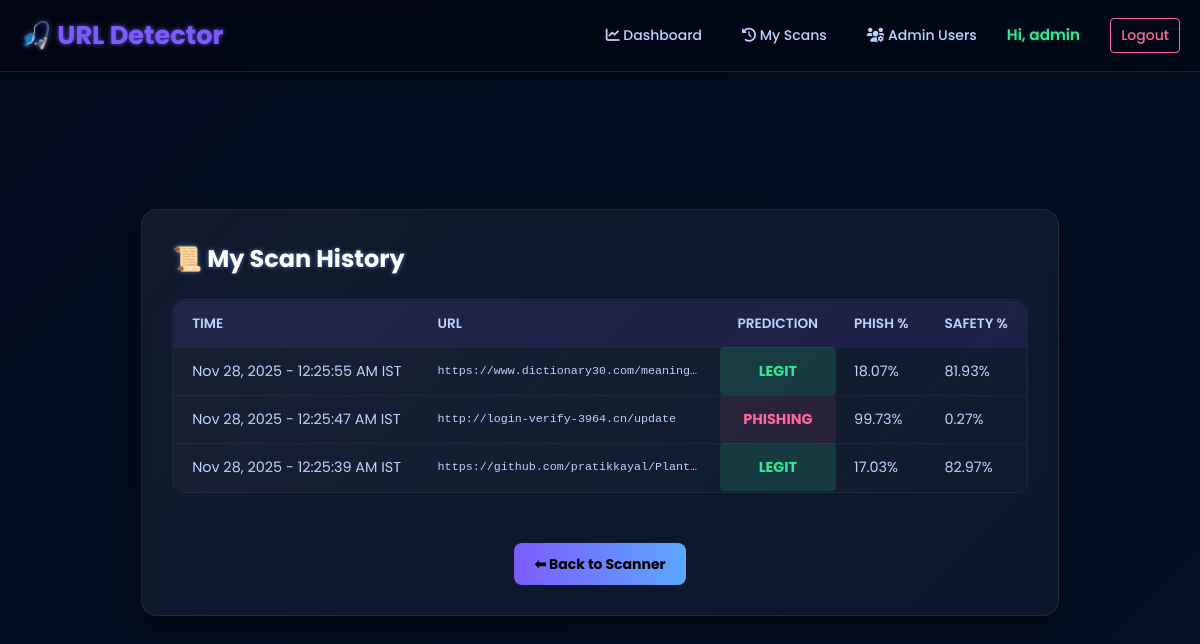
Screenshot of /history (signed in) with the database file from the repository.
### src/models.py (models this page shows, shortened)
class User(Base):
    __tablename__ = 'users'
    id = Column(Integer, primary_key=True)
    username = Column(String(64), unique=True, nullable=False)
    email = Column(String(120), unique=True, nullable=False)
    password_hash = Column(String(128))
    is_admin = Column(Boolean, default=False)
    reset_otp = Column(String(6), nullable=True, default=None)
    otp_expiry = Column(DateTime, nullable=True, default=None)
    logs = relationship("URLLog", back_populates="user")

class URLLog(Base):
    __tablename__ = 'url_logs'
    id = Column(Integer, primary_key=True)
    user_id = Column(Integer, ForeignKey('users.id'), nullable=True)
    url = Column(String(512), nullable=False)
    timestamp = Column(DateTime, default=lambda: datetime.now(timezone.utc))
    prediction = Column(String(16))
    prob_phishing = Column(Float)
    safety_score = Column(Float)
    features = Column(String)
    user = relationship("User", back_populates="logs")

### src/app.py (the view)
@app.route("/history")
@login_required
def history():
    db = Session()
    logs = db.query(URLLog).filter(URLLog.user_id==current_user.id).order_by(URLLog.timestamp.desc()).all()
    db.close()
    return render_template("history.html", logs=logs)

### src/app.py (called while the page is built)
@login_manager.user_loader
def load_user(user_id):
    db = Session()
    u = db.query(User).get(int(user_id))
    db.close()
    return FlaskUser(u) if u else None

@app.teardown_appcontext
def shutdown_session(exception=None):
    Session.remove()

@app.template_filter('ist_time')
def format_datetime_to_ist(utc_dt):
    if utc_dt is None:
        return ""
    if utc_dt.tzinfo is None:
        utc_dt = utc_dt.replace(tzinfo=timezone.utc)
    ist_dt = utc_dt.astimezone(IST_TIMEZONE)
    return ist_dt.strftime('%b %d, %Y - %I:%M:%S %p IST')

### src/templates/history.html (shortened to what this page needs)
{% extends "base.html" %}
{% block content %}
<link rel="stylesheet" href="{{url_for('static',filename='css/hist.css') }}">
<div class="wrap" style=" display: block;">
    <div class="card" style="width: 100%; max-width: none;">
        <h1>📜 My Scan History</h1>
        {% if logs %}
        <div class="table-container">
            <table>
                <thead>
                    <tr>
                        <th>Time</th>
                        <th>URL</th>
                        <th>Prediction</th>
                        <th>Phish %</th>
                        <th>Safety %</th>
                    </tr>
                </thead>
                <tbody>
                    {% for row in logs %}
                    <tr>
                        <td>{{ row.timestamp | ist_time }}</td>
                        <td class="url">{{ row.url | truncate(70, True) }}</td>
                        {% if row.prediction == "legit" %}
                        <td class="status safe">LEGIT</td>
                        {% else %}
                        <td class="status danger">PHISHING</td>
                        {% endif %}
                        <td>{{ "%.2f"|format(row.prob_phishing * 100) }}%</td>
                        <td>{{ "%.2f"|format(row.safety_score) }}%</td>
                    </tr>
                    {% endfor %}
                </tbody>
            </table>
        </div>
        {% else %}
        <p class="no-data-msg">No scan history found. Scan a URL on the home page!</p>
        {% endif %}
        <center style="margin-top: 30px;">
            <a class="back-btn" href="{{ url_for('index') }}">⬅ Back to Scanner</a>
        </center>
    </div>
</div>
{% endblock %}

### src/templates/base.html (shortened to what this page needs)
<!DOCTYPE html>
<html lang="en">
<head>
    <link rel="stylesheet" href="{{ url_for('static', filename='css/styles.css') }}">
    <link rel="stylesheet" href="{{ url_for('static', filename='css/navbar.css') }}">
    <link rel="stylesheet" href="{{ url_for('static', filename='css/adusr.css') }}">
</head>
    <link rel="stylesheet" href="https://cdnjs.cloudflare.com/ajax/libs/font-awesome/6.0.0-beta3/css/all.min.css">
</head>
<body>
    <nav class="navbar">
        <div class="navbar-brand">
            <a href="{{ url_for('index') }}">🎣 URL Detector</a>
        </div>
        <div class="navbar-links">
            <a href="{{ url_for('dashboard') }}"><i class="fas fa-chart-line"></i> Dashboard</a>
            <a href="{{ url_for('history') }}"><i class="fas fa-history"></i> My Scans</a>
            {% if current_user.is_authenticated %}
                {% if current_user.is_admin %}
                    <a href="{{ url_for('admin_users') }}" class="btn-admin">
                        <i class="fas fa-users-cog"></i> Admin Users
                    </a>
                {% endif %}
                <span class="user-greeting">
                    Hi, {{ current_user.username }}
                </span>
                <a href="{{ url_for('logout') }}" class="btn-logout">Logout</a>
            {% else %}
                <a href="{{ url_for('login') }}" class="btn-login">Login</a>
                <a href="{{ url_for('register') }}" class="btn-register">Register</a>
            {% endif %}
        </div>
    </nav>
    <div class="content-wrapper">
    {% from "macros.html" import render_flashes %}
        {% block content %} {% endblock %}
    </div>
</body>
</html>

### src/static/css/styles.css (style rules this page uses)
:root { --bg: #0f1020; --card: rgba(255, 255, 255, 0.04); --cards: rgba(255, 255, 255, 0.355); --accent: #7c5cff; --legit-color: #30e698; --phishing-color: #ff6699; --glass: rgba(255, 255, 255, 0.06); --text-color: #e9eef8; --light-text: #bcd2ff; }
* { box-sizing: border-box; margin: 0; padding: 0; }
body { background: linear-gradient(135deg, #020b1e 0%, #041028 100%); color: var(--text-color); font-family: "Poppins", sans-serif; line-height: 1.6; min-height: 100vh; display: flex; flex-direction: column; align-items: center; justify-content: center; }
a { color: var(--light-text); text-decoration: none; transition: color 0.2s, text-shadow 0.2s; font-size: 14px; }
.wrap { display: flex; justify-content: center; align-items: center; gap: 24px; padding: 20px; width: 100%; max-width: 1100px; margin: 0 auto; flex-wrap: wrap; }
h1 { margin: 0 0 14px 0; font-size: 24px; color: #fff; text-shadow: 0 0 5px rgba(122, 167, 255, 0.6); text-align: left; }
.card { background: linear-gradient(135deg, rgba(255, 255, 255, 0.06), rgba(255, 255, 255, 0.03)); padding: 30px; border-radius: 16px; margin: 0; box-shadow: 0 10px 30px rgba(0, 0, 0, 0.6); border: 1px solid rgba(255, 255, 255, 0.08); backdrop-filter: blur(5px); flex-grow: 1; max-width: 500px; min-width: 300px; }

### src/static/css/navbar.css (style rules this page uses)
:root { --accent: #7c5cff; --legit-color: #30e698; --phishing-color: #ff6699; --text-color: #e9eef8; --light-text: #bcd2ff; --bg: #0f1020; --glass: rgba(255, 255, 255, 0.06); }
.navbar { position: fixed; top: 0; left: 0; width: 100%; background: rgba(0, 0, 0, 0.4); backdrop-filter: blur(8px); box-shadow: 0 4px 10px rgba(0, 0, 0, 0.4); padding: 15px 20px; display: flex; justify-content: space-between; align-items: center; z-index: 1000; border-bottom: 1px solid rgba(255, 255, 255, 0.1); }
.navbar-brand a { color: var(--accent); font-size: 1.6em; font-weight: 700; text-shadow: 0 0 5px rgba(124, 92, 255, 0.8); }
.navbar-links { display: flex; align-items: center; gap: 20px; }
.navbar-links a { color: var(--light-text); padding: 5px 10px; border-radius: 4px; transition: all 0.2s; font-weight: 500; }
.navbar-links .user-greeting { color: var(--legit-color); font-weight: 600; margin-right: 10px; font-size: 0.95em; text-shadow: 0 0 3px rgba(48, 230, 152, 0.3); }
.btn-logout { color: var(--phishing-color) !important; border: 1px solid var(--phishing-color); background-color: transparent !important; padding: 5px 10px !important; }

### src/static/css/adusr.css (style rules this page uses)
:root { --bg: #0f1020; --card: rgba(255, 255, 255, 0.04); --accent: #7c5cff; --legit-color: #30e698; --phishing-color: #ff6699; --light-text: #bcd2ff; --table-header: rgba(255, 255, 255, 0.08); }
table { width: 100%; border-collapse: collapse; background: linear-gradient(135deg, rgba(255, 255, 255, 0.03), rgba(255, 255, 255, 0.01)); border-radius: 12px; overflow: hidden; box-shadow: 0 8px 20px rgba(0, 0, 0, 0.5); border: 1px solid rgba(255, 255, 255, 0.06); }
thead { background-color: var(--table-header); }
th { padding: 15px 12px; text-align: left; color: #fff; font-weight: 600; text-transform: uppercase; font-size: 0.85em; border-bottom: 1px solid rgba(255, 255, 255, 0.1); }
td { padding: 12px; text-align: left; color: var(--light-text); font-size: 0.9em; border-bottom: 1px solid rgba(255, 255, 255, 0.05); }
tbody tr:last-child td { border-bottom: none; }

### rows the page displays
User: username "admin"
URLLog: timestamp|ist_time "Nov 28, 2025 - 12:25:55 AM IST", url "https://www.dictionary30.com/meaning…", prediction "LEGIT", row.prob_phishing*100 "18.07", safety_score "81.93"
URLLog: timestamp|ist_time "Nov 28, 2025 - 12:25:47 AM IST", url "http://login-verify-3964.cn/update", prediction "PHISHING", row.prob_phishing*100 "99.73", safety_score "0.27"
URLLog: timestamp|ist_time "Nov 28, 2025 - 12:25:39 AM IST", url "https://github.com/pratikkayal/Plant…", prediction "LEGIT", row.prob_phishing*100 "17.03", safety_score "82.97"
